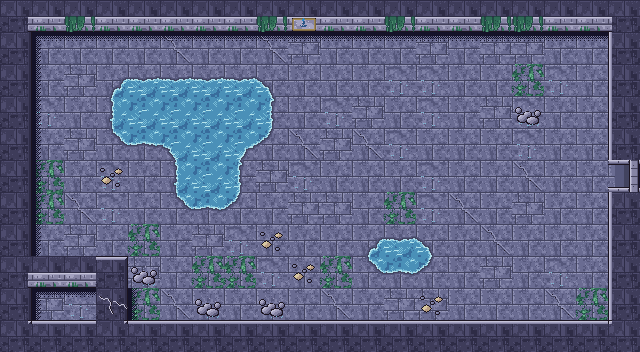

Rendered tile map (Tiled .tmx) drawn with the repository's tilesets; below, a short description and the full map source, tile grids included:
An orthogonal 20x11 tile map with 32x32 px tiles, 4 tile layers (Sol, Decor, Murs, Dessus) and 8 objects (3x Ennemi, Sortie, Spawn, Coffre, Ramassable, ...).

<map version="1.10" tiledversion="1.12.2" orientation="orthogonal" renderorder="right-down" width="20" height="11" tilewidth="32" tileheight="32" infinite="0" nextlayerid="6" nextobjectid="9">
 <properties>
  <property name="carte_x" type="int" value="0" />
  <property name="carte_y" type="int" value="1" />
  <property name="etage" value="rdc" />
 </properties>
 <tileset firstgid="1" source="../tilesets/sanctuaire.tsx" />
 <layer id="1" name="Sol" width="20" height="11">
  <data encoding="csv">
2,1,2,1,1,1,1,1,1,1,1,1,4,2,4,1,1,2,1,1,
2,1,1,1,1,4,1,1,4,3,1,1,1,3,1,3,3,1,1,3,
3,1,3,90,82,82,82,82,91,1,1,1,2,2,1,1,6,2,1,2,
1,2,1,84,81,81,81,81,85,1,2,3,1,2,1,3,2,1,1,3,
6,1,3,92,83,88,81,89,93,4,3,4,2,1,1,1,2,1,1,3,
2,6,1,2,1,84,81,85,3,2,1,1,1,2,1,1,4,1,1,2,
1,6,4,2,1,92,83,93,1,3,3,1,6,2,4,1,3,1,1,2,
2,1,3,1,6,1,3,2,1,1,1,90,82,91,1,4,1,1,1,1,
1,1,1,2,3,1,6,6,2,1,6,92,83,93,1,3,1,2,1,1,
6,3,2,2,6,4,1,1,1,1,4,1,3,3,1,1,1,4,6,3,
2,2,6,1,2,2,2,1,3,4,3,1,1,1,4,2,4,1,1,1
</data>
 </layer>
 <layer id="2" name="Decor" width="20" height="11">
  <data encoding="csv">
0,0,0,0,0,0,0,0,0,0,0,0,0,0,0,0,0,0,0,0,
0,15,13,13,13,13,13,13,13,13,13,13,13,13,13,13,13,13,13,0,
0,14,0,0,0,0,0,0,0,0,0,0,0,0,0,0,0,0,0,0,
0,14,0,0,0,0,0,0,0,0,0,0,0,0,0,0,128,0,0,0,
0,14,0,0,0,0,0,0,0,0,0,0,0,0,0,0,0,0,0,0,
0,14,0,16,0,0,0,0,0,0,0,0,0,0,0,0,0,0,0,0,
0,14,0,0,0,0,0,0,0,0,0,0,0,0,0,0,0,0,0,0,
0,14,0,0,0,0,0,0,16,0,0,0,0,0,0,0,0,0,0,0,
0,0,0,0,128,0,0,0,0,16,0,0,0,0,0,0,0,0,0,0,
0,15,13,0,14,0,128,0,128,0,0,0,0,16,0,0,0,0,0,0,
0,0,0,0,0,0,0,0,0,0,0,0,0,0,0,0,0,0,0,0
</data>
 </layer>
 <layer id="3" name="Murs" width="20" height="11">
  <data encoding="csv">
21,17,17,17,17,17,17,17,17,17,17,17,17,17,17,17,17,17,17,22,
19,0,0,0,0,0,0,0,0,0,0,0,0,0,0,0,0,0,0,20,
19,0,0,0,0,0,0,0,0,0,0,0,0,0,0,0,0,0,0,20,
19,0,0,0,0,0,0,0,0,0,0,0,0,0,0,0,0,0,0,20,
19,0,0,0,0,0,0,0,0,0,0,0,0,0,0,0,0,0,0,20,
19,0,0,0,0,0,0,0,0,0,0,0,0,0,0,0,0,0,0,44,
19,0,0,0,0,0,0,0,0,0,0,0,0,0,0,0,0,0,0,20,
19,0,0,0,0,0,0,0,0,0,0,0,0,0,0,0,0,0,0,20,
21,17,17,26,0,0,0,0,0,0,0,0,0,0,0,0,0,0,0,20,
19,0,0,75,0,0,0,0,0,0,0,0,0,0,0,0,0,0,0,20,
23,18,18,23,18,18,18,18,18,18,18,18,18,18,18,18,18,18,18,24
</data>
 </layer>
 <objectgroup id="4" name="Objets">
  <object id="1" type="Sortie" x="608" y="160" width="32" height="32">
   <properties>
    <property name="cible_carte" value="res://scenes/rooms/donjon3_salle_02_room.tscn" />
    <property name="cible_spawn" value="depuis_ouest" />
    <property name="godot_node_type" value="area" />
   </properties>
  </object>
  <object id="2" type="Spawn" x="560" y="176">
   <properties>
    <property name="id" value="depuis_est" />
   </properties>
   <point />
  </object>
  <object id="3" type="Coffre" x="464" y="80">
   <properties>
    <property name="id" value="donjon3_coffre_02" />
    <property name="contenu" value="boussole" />
    <property name="important" type="bool" value="false" />
   </properties>
   <point />
  </object>
  <object id="4" type="Ennemi" x="176" y="112">
   <properties>
    <property name="type" value="tetard_encre" />
    <property name="variante" value="normal" />
   </properties>
   <point />
  </object>
  <object id="5" type="Ennemi" x="240" y="208">
   <properties>
    <property name="type" value="tetard_encre" />
    <property name="variante" value="normal" />
   </properties>
   <point />
  </object>
  <object id="6" type="Ennemi" x="400" y="240">
   <properties>
    <property name="type" value="tetard_encre" />
    <property name="variante" value="normal" />
   </properties>
   <point />
  </object>
  <object id="7" type="Ramassable" x="48" y="304">
   <properties>
    <property name="id" value="donjon3_quart_coeur_01" />
    <property name="contenu" value="quart_coeur" />
   </properties>
   <point />
  </object>
  <object id="8" type="MurFissure" x="96" y="288" width="32" height="32">
   <properties>
    <property name="id" value="donjon3_mur_01" />
    <property name="apparence" value="mur" />
   </properties>
  </object>
 </objectgroup>
 <layer id="5" name="Dessus" width="20" height="11">
  <data encoding="csv">
0,0,119,0,0,0,0,0,119,118,0,0,119,0,0,119,119,0,0,0,
0,0,0,0,0,0,0,0,0,0,0,0,0,0,0,0,0,0,0,0,
0,0,0,0,0,0,0,0,0,0,0,0,0,0,0,0,0,0,0,0,
0,0,0,0,0,0,0,0,0,0,0,0,0,0,0,0,0,0,0,0,
0,0,0,0,0,0,0,0,0,0,0,0,0,0,0,0,0,0,0,0,
0,0,0,0,0,0,0,0,0,0,0,0,0,0,0,0,0,0,0,48,
0,0,0,0,0,0,0,0,0,0,0,0,0,0,0,0,0,0,0,0,
0,0,0,0,0,0,0,0,0,0,0,0,0,0,0,0,0,0,0,0,
0,0,0,0,0,0,0,0,0,0,0,0,0,0,0,0,0,0,0,0,
0,0,0,0,0,0,0,0,0,0,0,0,0,0,0,0,0,0,0,0,
0,0,0,0,0,0,0,0,0,0,0,0,0,0,0,0,0,0,0,0
</data>
 </layer>
</map>
